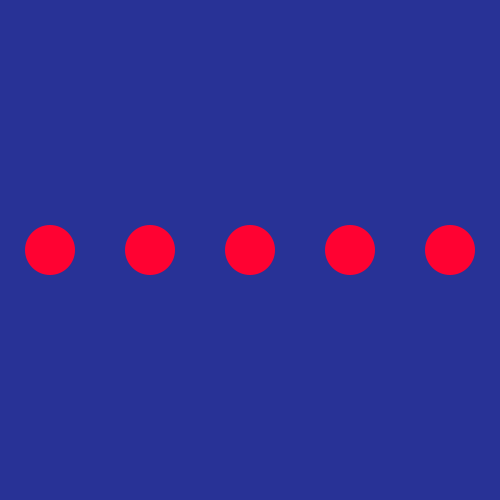
Frame 1 (no input)
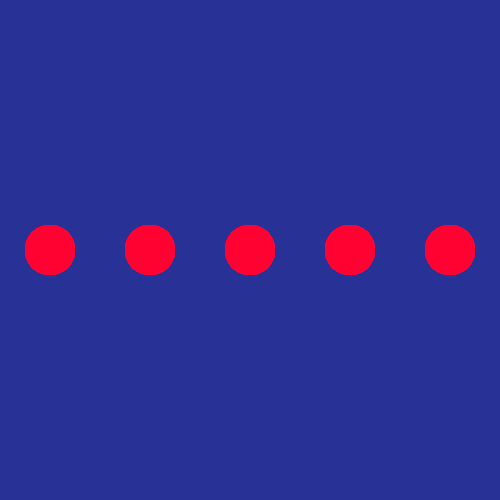
Frame 60 (the mouse pressed at the canvas centre just before this capture)
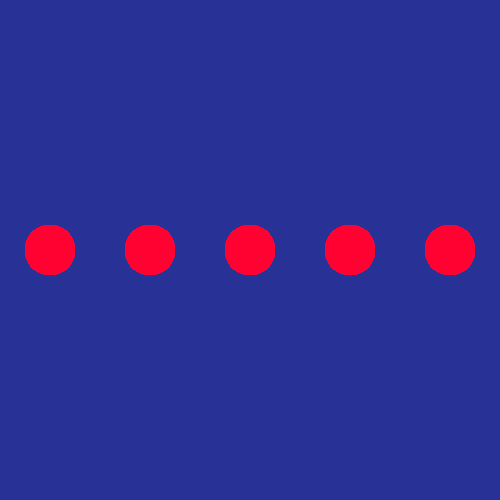
Frame 120 (the mouse held since frame 60 and released just before this capture)

The Processing sketch that drew these frames (run headless with seeded random() and noise(); from frame 60 on, the mouse is pressed at the canvas centre):

// Processing sketch: processing_33166
// ── processing_33166.pde

void setup() {
  size(500, 500);
background(40,50,150);
}
 
void draw(){
for(int i = 0; i < 5; i = i + 1) {
   
  float x = 50 + (i * 100);
  float y = 250;
   
  fill(255,2,50);
  noStroke(); 
  ellipse(x,y,50,50);
}
 
 
 }
